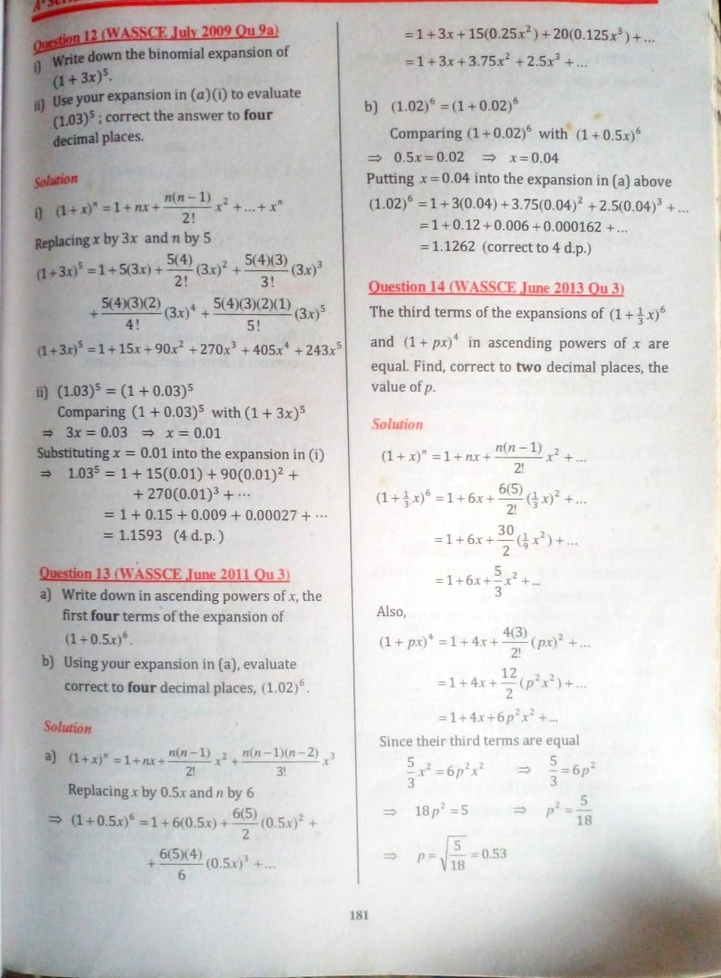
#> input picture page004.jpeg, 721 x 978 px, shrunk from 891 x 1208 before the run
$ python engineering_book_ocr.py   (older library calls are emulated)
#> lines starting #> are read from the running program, lines starting #| are printed output that depends on the picture; after the words box and inside, x2 and y2 are one past the last pixel; in counts of white or black regions, pixels touching at a corner belong together
"""
Engineering Book Digitizer - Starter Template
A custom OCR solution for digitizing technical engineering books
with support for tables, subscripts, superscripts, and diagrams.
"""

import cv2
import numpy as np
import pytesseract
from pathlib import Path
import json
from datetime import datetime

pytesseract.pytesseract.tesseract_cmd = r'C:file path\Tesseract-OCR\tesseract.exe'

class EngineeringBookOCR:
    def __init__(self, output_dir="output"):
        self.output_dir = Path(output_dir)
        self.output_dir.mkdir(exist_ok=True)

    def preprocess_image(self, image_path):
        """
        Preprocess the image for better OCR results
        Returns: preprocessed image as numpy array
        """
#> called with image_path = 'page004.jpeg'
        print(f"Preprocessing: {image_path}")

        # Read image
        img = cv2.imread(str(image_path))
#> img is the input picture: shape (978, 721, 3); mean B, G, R 201.3, 202.5, 204.7
        if img is None:
            raise ValueError(f"Could not read image: {image_path}")

        # Convert to grayscale
        gray = cv2.cvtColor(img, cv2.COLOR_BGR2GRAY)

        # ENHANCED: Remove shadows using morphological operations
        dilated = cv2.dilate(gray, np.ones((7,7), np.uint8))
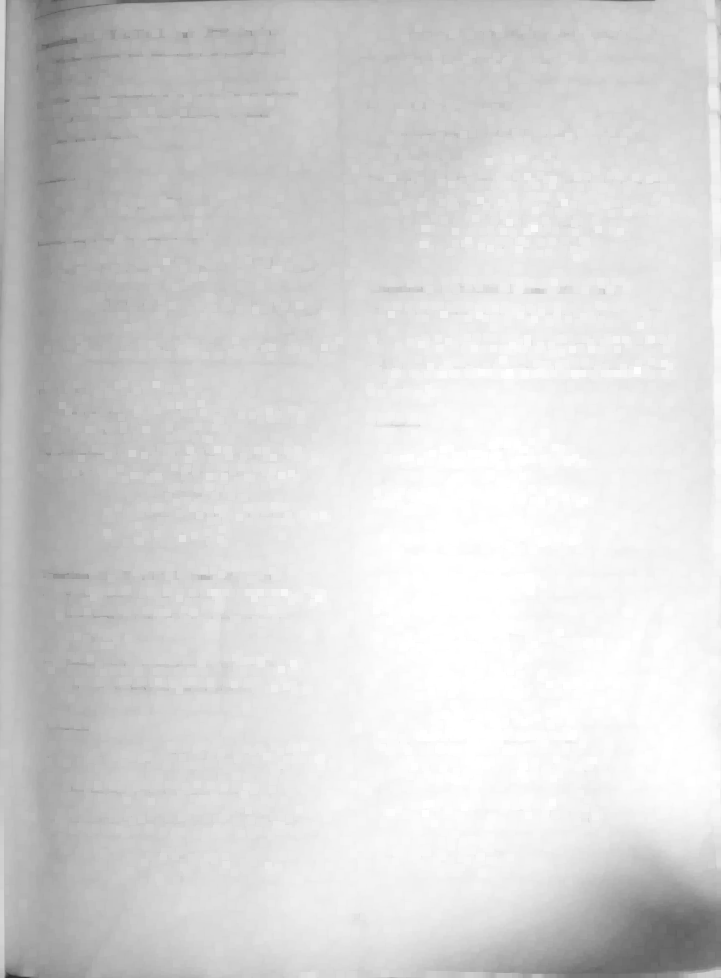
#> dilated: shape (978, 721); min 42, max 255, mean 214.1
        bg = cv2.medianBlur(dilated, 21)
        diff = 255 - cv2.absdiff(gray, bg)
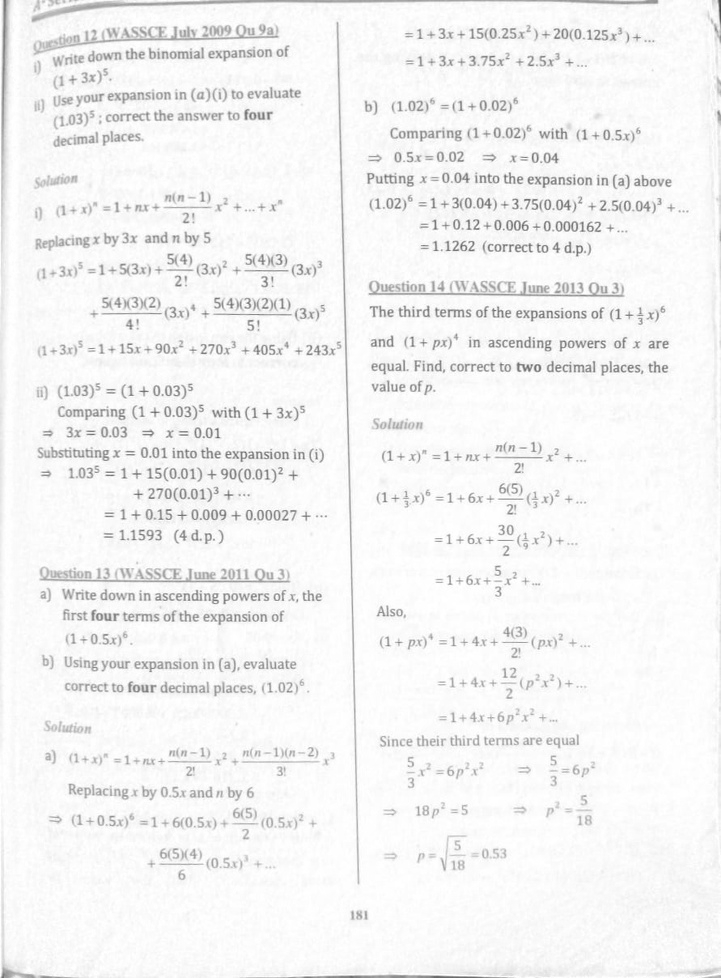
#> diff: shape (978, 721); min 70, max 255, mean 243.8

        # Normalize to improve contrast
        normalized = cv2.normalize(diff, None, alpha=0, beta=255,
                                   norm_type=cv2.NORM_MINMAX, dtype=cv2.CV_8U)
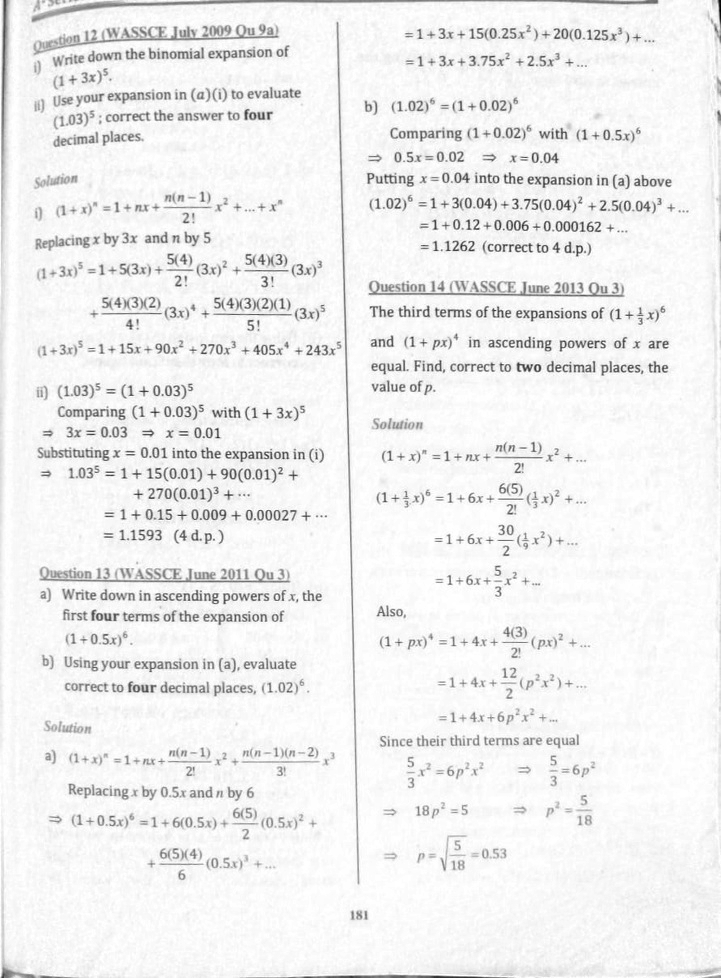
#> normalized: shape (978, 721); min 0, max 255, mean 239.5

        # Denoise
        denoised = cv2.fastNlMeansDenoising(normalized, h=10)

        # Increase contrast using CLAHE
        clahe = cv2.createCLAHE(clipLimit=3.0, tileGridSize=(8,8))
        contrasted = clahe.apply(denoised)
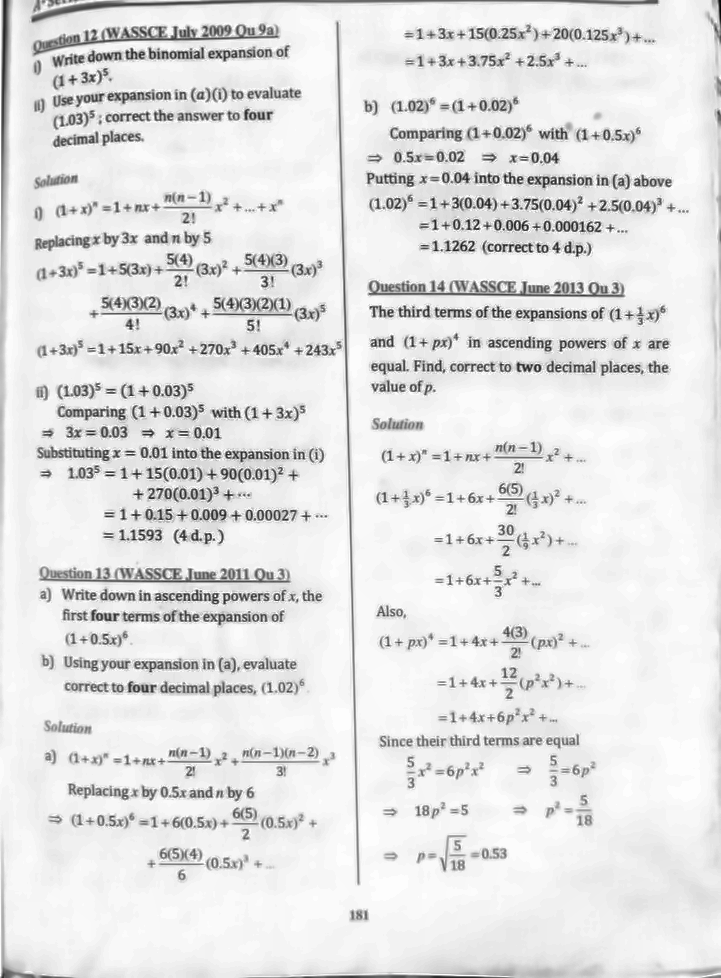
#> contrasted: shape (978, 721); min 3, max 255, mean 226.9

        # Sharpen the image
        kernel = np.array([[-1,-1,-1],
                          [-1, 9,-1],
                          [-1,-1,-1]])
        sharpened = cv2.filter2D(contrasted, -1, kernel)
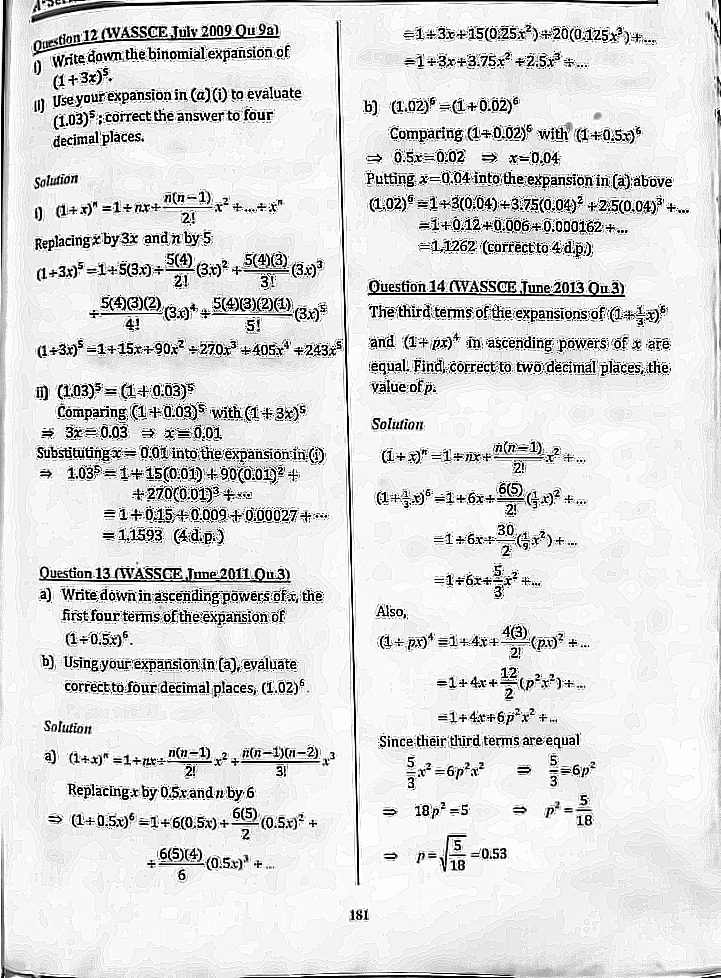
#> sharpened: shape (978, 721); min 0, max 255, mean 221.4

        # Binarization (Otsu's method)
        _, binary = cv2.threshold(sharpened, 0, 255,
                                  cv2.THRESH_BINARY + cv2.THRESH_OTSU)
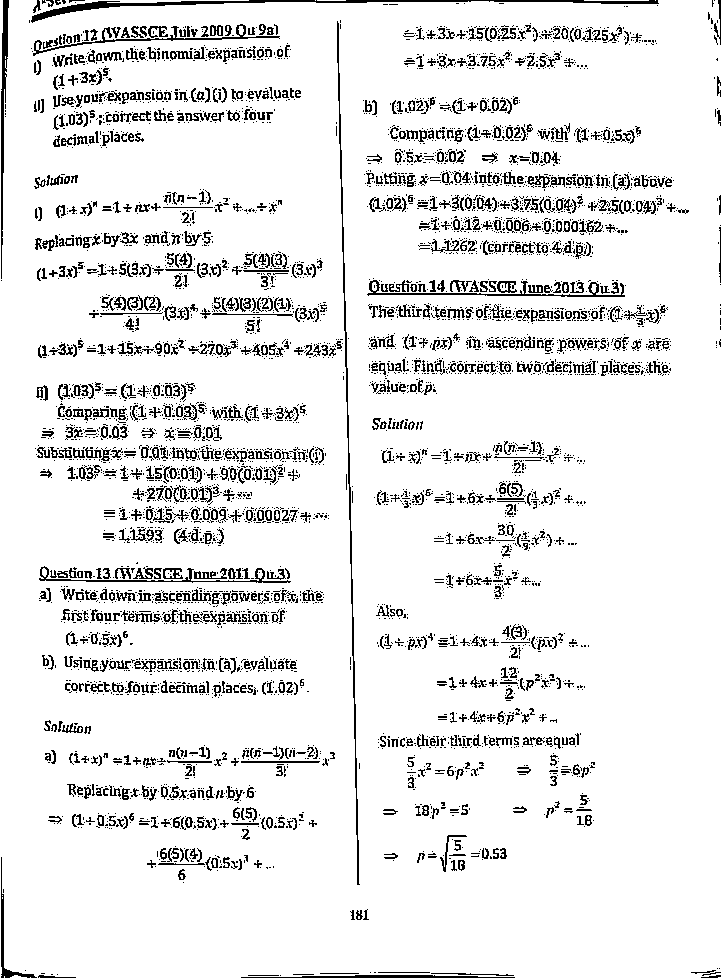
#> binary: shape (978, 721); 90.9% white; black in thin lines or dots

        # Save preprocessed image for inspection
        preprocessed_path = self.output_dir / f"preprocessed_{Path(image_path).name}"
        cv2.imwrite(str(preprocessed_path), binary)
        print(f"Saved preprocessed image to: {preprocessed_path}")

        return binary

    def detect_regions(self, image):
        """
        Detect different regions in the image (text, tables, figures)
        Returns: dictionary with region coordinates
        """
        print("Detecting regions...")

        # Simple region detection using contours
        # (This is basic - you'll enhance this later)
        contours, _ = cv2.findContours(image, cv2.RETR_EXTERNAL,
                                       cv2.CHAIN_APPROX_SIMPLE)
#> contours = 16 contours, 15 with area under 20; largest, box (x1, y1, x2, y2) and area: (0, 0, 721, 978) 698296

        regions = {
            'text_blocks': [],
            'potential_tables': [],
            'potential_figures': []
        }

        height, width = image.shape
#> height = 978; width = 721
        min_area = (height * width) * 0.01  # Ignore very small regions
#> min_area = 7051.4

        for contour in contours:
            area = cv2.contourArea(contour)
            if area < min_area:
                continue

            x, y, w, h = cv2.boundingRect(contour)
            aspect_ratio = w / h if h > 0 else 0

            region = {
                'x': x, 'y': y, 'width': w, 'height': h,
                'area': area, 'aspect_ratio': aspect_ratio
            }

            # Classify regions (basic heuristics)
            if aspect_ratio > 3:  # Wide regions might be tables
                regions['potential_tables'].append(region)
            elif aspect_ratio < 0.5:  # Tall thin regions might be figures
                regions['potential_figures'].append(region)
            else:
                regions['text_blocks'].append(region)
#> this loop made 16 passes
#> (area, x, y, w, h, aspect_ratio) on pass 16: (698296, 0, 0, 721, 978, 0.737)

        print(f"Found {len(regions['text_blocks'])} text blocks, "
              f"{len(regions['potential_tables'])} potential tables, "
              f"{len(regions['potential_figures'])} potential figures")

        return regions

    # [16 lines left out: function extract_text_basic, not called in this run]

    def extract_text_with_boxes(self, image):
        """
        Extract text with bounding box information for sub/superscript detection
        Returns: list of text elements with positions
        """
        print("Extracting text with position data...")

        # Get detailed OCR data
        data = pytesseract.image_to_data(image, output_type=pytesseract.Output.DICT)

        text_elements = []
        n_boxes = len(data['text'])

        for i in range(n_boxes):
            if int(data['conf'][i]) > 30:  # Confidence threshold
                text = data['text'][i].strip()
                if text:
                    element = {
                        'text': text,
                        'x': data['left'][i],
                        'y': data['top'][i],
                        'width': data['width'][i],
                        'height': data['height'][i],
                        'confidence': data['conf'][i]
                    }
                    text_elements.append(element)

        print(f"Extracted {len(text_elements)} text elements")
        return text_elements

    # [44 lines left out: functions detect_formatting, save_results, not called in this run]

    def process_page(self, image_path):
        """
        Process a single page
        Returns: dictionary with all extracted data
        """
        print(f"\n{'='*60}")
        print(f"Processing: {image_path}")
        print(f"{'='*60}\n")

        # Step 1: Preprocess
        preprocessed = self.preprocess_image(image_path)

        # Step 2: Detect regions
        regions = self.detect_regions(preprocessed)
#> regions = 3 items

        # Step 3: Extract text with positions
        text_elements = self.extract_text_with_boxes(preprocessed)

        # Step 4: Detect formatting
        formatted_text = self.detect_formatting(text_elements)

        # Step 5: Basic text extraction (fallback)
        basic_text = self.extract_text_basic(preprocessed)

        results = {
            'image_path': str(image_path),
            'timestamp': datetime.now().isoformat(),
            'regions': regions,
            'text_elements': text_elements,
            'formatted_text': formatted_text,
            'basic_text': basic_text
        }

        return results


# Example usage
if __name__ == "__main__":
    print("Engineering Book OCR - Starter Template")
    print("=" * 60)

    # Initialize the OCR system
    ocr = EngineeringBookOCR(output_dir="ocr_output")

    # Example: Process a single image
    # Replace this with your actual image path
    image_path = "page004.jpeg"

    print(f"\nTo use this script:")
    print(f"1. Install requirements: pip install opencv-python pytesseract numpy")
    print(f"2. Install Tesseract OCR: https://github.com/tesseract-ocr/tesseract")
    print(f"3. Place your book page image as '{image_path}'")
    print(f"4. Run this script: python engineering_book_ocr.py")
    print(f"\nThe script will:")
    print(f"  - Preprocess the image for better OCR")
    print(f"  - Detect text regions, tables, and figures")
    print(f"  - Extract text with position data")
    print(f"  - Attempt to detect subscripts and superscripts")
    print(f"  - Save results to 'ocr_output' directory")

    # Uncomment below when you have an image ready
#> (the run stopped early here; a loop or call above may not have finished)
